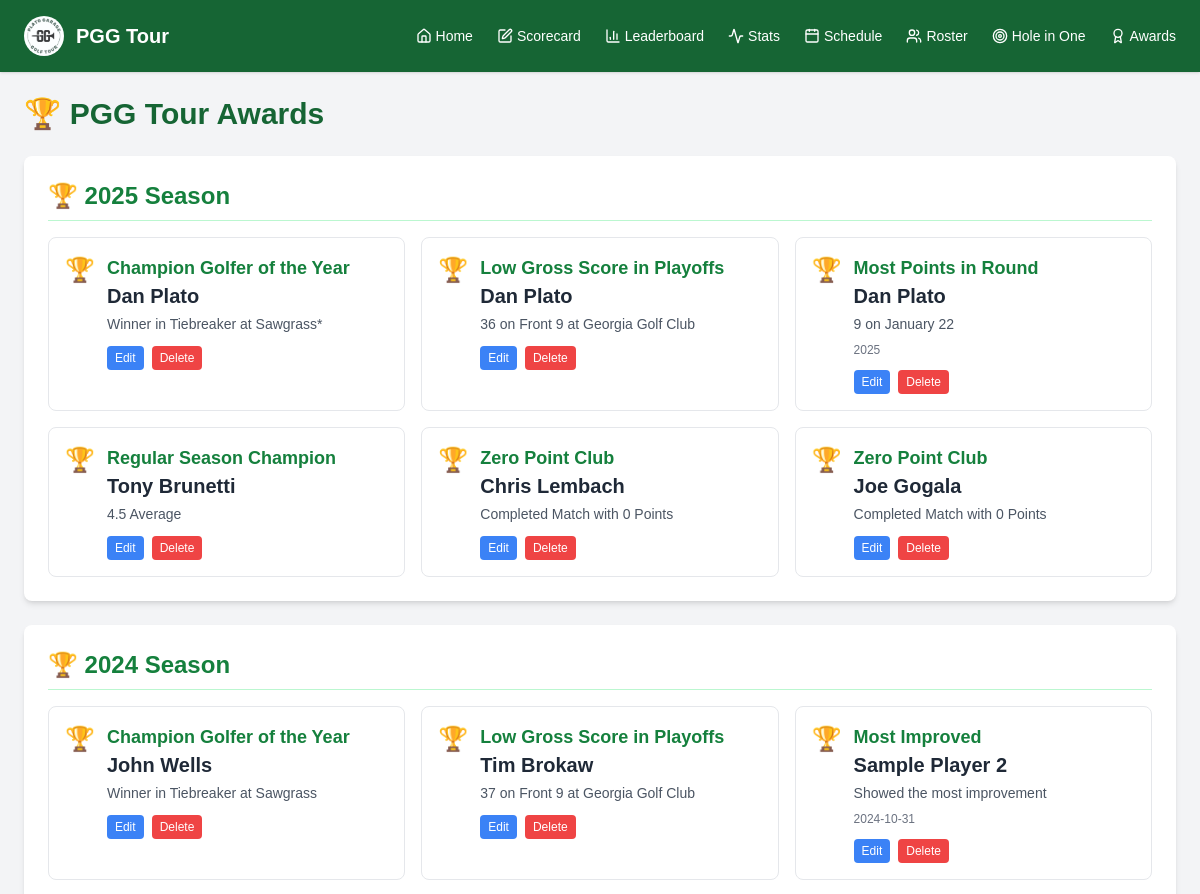
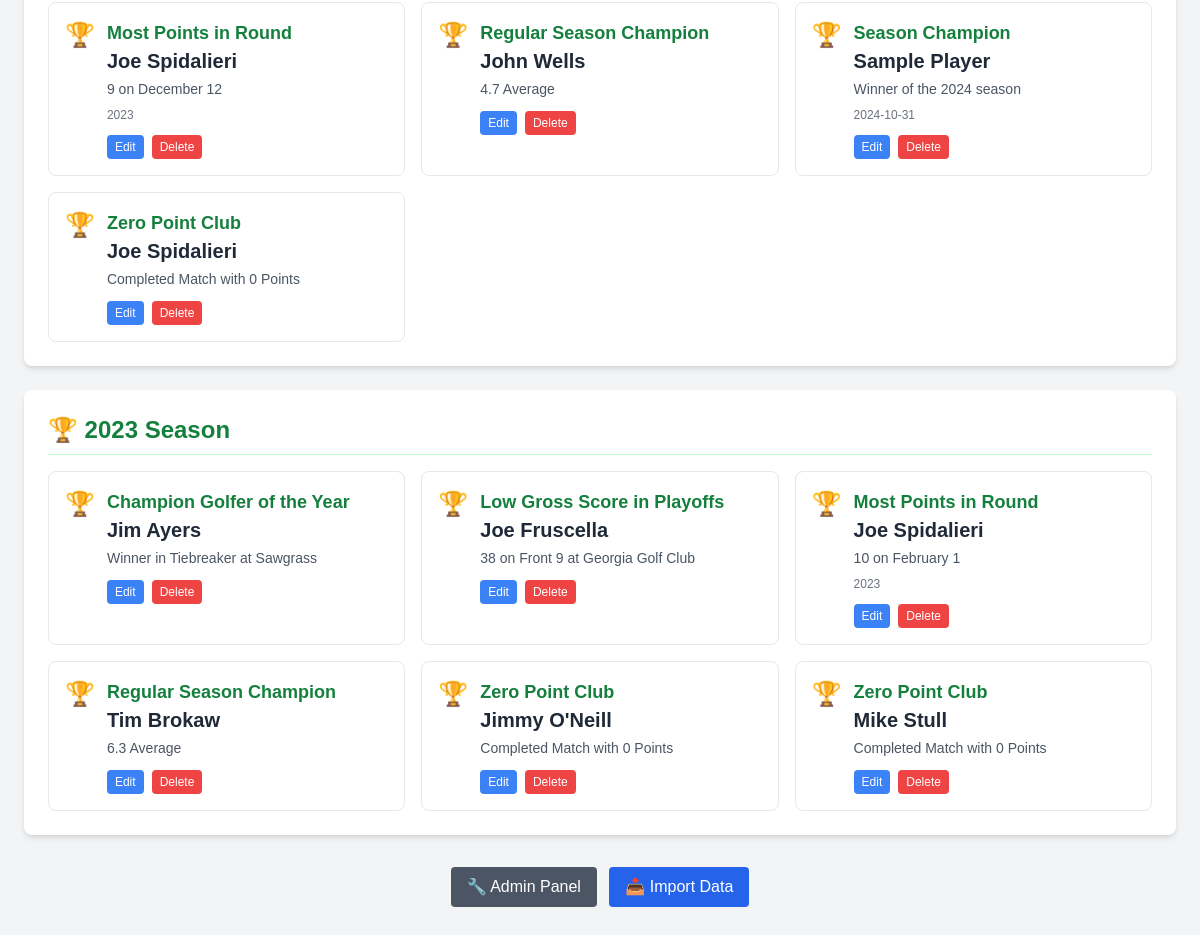
/awards, run on the app's committed database (2 pictures, top to bottom).
### tables this page shows
CREATE TABLE awards (
            id INTEGER PRIMARY KEY AUTOINCREMENT,
            season TEXT NOT NULL,
            award_category TEXT NOT NULL,
            player_name TEXT NOT NULL,
            description TEXT,
            award_date TEXT,
            created_date TEXT DEFAULT CURRENT_TIMESTAMP,
            created_by TEXT DEFAULT 'Admin'
        );

### app.py (the view)
@app.route("/awards")
def awards():
    conn = sqlite3.connect("golf_scores.db")
    c = conn.cursor()
    c.execute("""
        SELECT id, season, award_category, player_name, description, award_date
        FROM awards
        ORDER BY season DESC, award_category, player_name
    """)
    all_awards = c.fetchall()
    awards_by_season = {}
    for award_id, season, category, player, description, award_date in all_awards:
        if season not in awards_by_season:
            awards_by_season[season] = []
        awards_by_season[season].append({
            'id': award_id,
            'category': category,
            'player': player,
            'description': description,
            'award_date': award_date
        })
    c.execute("SELECT name FROM players WHERE active = 1 ORDER BY name")
    players = [row[0] for row in c.fetchall()]
    c.execute("SELECT DISTINCT award_category FROM awards ORDER BY award_category")
    categories = [row[0] for row in c.fetchall()]
    conn.close()
    return render_template("awards.html",
                         awards_by_season=awards_by_season,
                         players=players,
                         categories=categories)

### templates/awards.html (shortened to what this page needs)
{% extends "base.html" %}
{% block content %}
<div class="mb-6">
  <h1 class="text-3xl font-bold text-green-800">🏆 PGG Tour Awards</h1>
</div>
<div class="space-y-6">
  {% if awards_by_season %}
    {% for season, awards in awards_by_season.items() %}
      <div class="bg-white rounded-lg shadow-md p-6">
        <h2 class="text-2xl font-bold text-green-700 mb-4 border-b border-green-200 pb-2">
          🏆 {{ season }}
        </h2>
        <div class="grid grid-cols-1 md:grid-cols-2 lg:grid-cols-3 gap-4">
          {% for award in awards %}
            <div class="border border-gray-200 rounded-lg p-4 hover:shadow-md transition">
              <div class="flex items-start space-x-3">
                <div class="text-2xl">🏆</div>
                <div class="flex-1">
                  <h3 class="font-semibold text-lg text-green-700">{{ award.category }}</h3>
                  <p class="text-xl font-bold text-gray-800">{{ award.player }}</p>
                  {% if award.description %}
                    <p class="text-sm text-gray-600 mt-1">{{ award.description }}</p>
                  {% endif %}
                  {% if award.award_date %}
                    <p class="text-xs text-gray-500 mt-2">{{ award.award_date }}</p>
                  {% endif %}
                  <div class="mt-3 flex space-x-2">
                    <button onclick="editAward({{ award.id }}, '{{ season }}', '{{ award.category }}', '{{ award.player }}', '{{ award.description or '' }}', '{{ award.award_date or '' }}')"
                            class="text-xs bg-blue-500 text-white px-2 py-1 rounded hover:bg-blue-600">
                      Edit
                    </button>
                    <button onclick="deleteAward({{ award.id }}, '{{ award.category }}', '{{ award.player }}')"
                            class="text-xs bg-red-500 text-white px-2 py-1 rounded hover:bg-red-600">
                      Delete
                    </button>
                  </div>
                </div>
              </div>
            </div>
          {% endfor %}
        </div>
      </div>
    {% endfor %}
  {% endif %}
</div>
<div class="text-center mt-8 mb-6">
  <button onclick="toggleAdmin()" class="bg-gray-600 text-white px-4 py-2 rounded hover:bg-gray-700 transition mr-2">
    🔧 Admin Panel
  </button>
  <button onclick="toggleImport()" class="bg-blue-600 text-white px-4 py-2 rounded hover:bg-blue-700 transition">
    📥 Import Data
  </button>
</div>
{% endblock %}

### templates/base.html (style rules this page uses)
body { font-family: Arial, sans-serif; }

### data on the page
awards: season "2025 Season", category "Champion Golfer of the Year", player "Dan Plato", description "Winner in Tiebreaker at Sawgrass*"
awards: category "Low Gross Score in Playoffs", player "Dan Plato", description "36 on Front 9 at Georgia Golf Club"
awards: category "Most Points in Round", player "Dan Plato", description "9 on January 22", award_date "2025"
awards: category "Regular Season Champion", player "Tony Brunetti", description "4.5 Average"
awards: category "Zero Point Club", player "Chris Lembach", description "Completed Match with 0 Points"
awards: category "Zero Point Club", player "Joe Gogala", description "Completed Match with 0 Points"
awards: season "2024 Season", category "Champion Golfer of the Year", player "John Wells", description "Winner in Tiebreaker at Sawgrass"
awards: category "Low Gross Score in Playoffs", player "Tim Brokaw", description "37 on Front 9 at Georgia Golf Club"
awards: category "Most Improved", player "Sample Player 2", description "Showed the most improvement", award_date "2024-10-31"
awards: category "Most Points in Round", player "Joe Spidalieri", description "9 on December 12", award_date "2023"
awards: category "Regular Season Champion", player "John Wells", description "4.7 Average"
awards: category "Season Champion", player "Sample Player", description "Winner of the 2024 season", award_date "2024-10-31"
awards: category "Zero Point Club", player "Joe Spidalieri", description "Completed Match with 0 Points"
awards: season "2023 Season", category "Champion Golfer of the Year", player "Jim Ayers", description "Winner in Tiebreaker at Sawgrass"
awards: category "Low Gross Score in Playoffs", player "Joe Fruscella", description "38 on Front 9 at Georgia Golf Club"
awards: category "Most Points in Round", player "Joe Spidalieri", description "10 on February 1", award_date "2023"
awards: category "Regular Season Champion", player "Tim Brokaw", description "6.3 Average"
awards: category "Zero Point Club", player "Jimmy O'Neill", description "Completed Match with 0 Points"
awards: category "Zero Point Club", player "Mike Stull", description "Completed Match with 0 Points"
